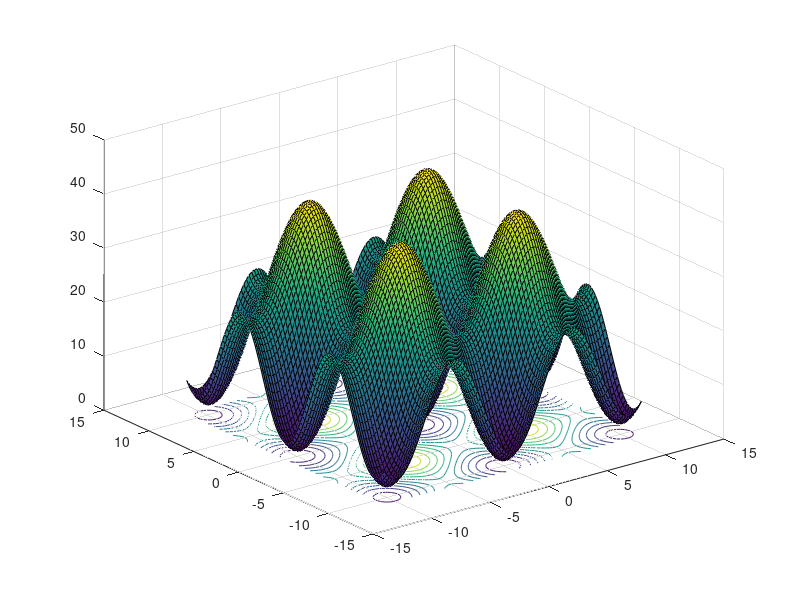

MATLAB code to generate this figure:
% --------problem 1---------
% plotting rastrigin's function
axis = linspace(-11,11,100);
x1 = (axis./10).^2 - 10 * cos((2*pi*axis)/10);
x2 = (axis./10).^2 - 10 * cos((2*pi*axis)/10);
M = 20 + x1 + x2';
surfc(axis,axis,M)
% calculate rastrigin
function r = rastrigin(coord)
   r = 20 + (coord(1)./10).^2 + (coord(2)./10).^2  - 10.*(cos((2*pi*coord(1))/10) + cos((2*pi*coord(2))/10));
end
% convert phenotype to genotype
order = 16; % order for each coordinate
function g = genotype(order, coord)
   coord = coord - 8.5;
   coord = coord ./ 2;
   coord = coord * (2.^order - 1);
   coord = round(coord);
   coord = dec2bin(coord);
   g = cat(2, coord(1,:), coord(2,:)); % will truncate to make as short as possible
end
g = genotype(16, [9,10])
% convert genotype to phenotype
function p = phenotype(order, genotype)
   p(1) = bin2dec(genotype(1:16));
   p(2) = bin2dec(genotype(17:32));
   p = p./(2.^order - 1);
   p = p * 2;
   p = p + 8.5;
end
p = phenotype(order, g)
